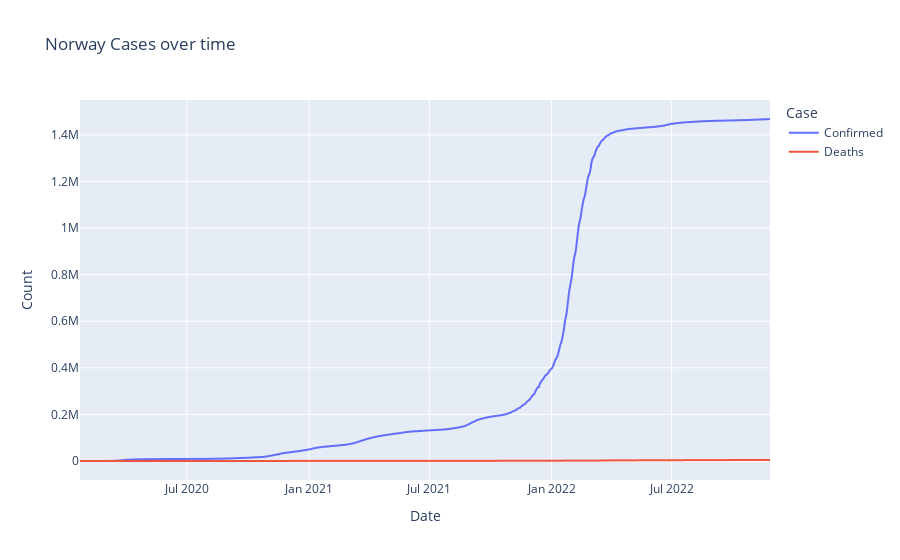

The notebook cell saved with this chart:
### Code cell
# Printing the graph
cdr_graph(norway_data, 'Norway')

### Figure 1 — Plotly figure (JSON) as saved in the notebook; plotly's stock layout.template omitted (floating-point values rounded to 4 significant figures; data arrays with more than 128 entries replaced by an {"elided": "..."} marker saying what was removed)
{"data": [{"hovertemplate": "Case=Confirmed<br>Date=%{x}<br>Count=%{y}<extra></extra>", "legendgroup": "Confirmed", "line": {"color": "#636efa", "dash": "solid"}, "marker": {"symbol": "circle"}, "mode": "lines", "name": "Confirmed", "showlegend": true, "type": "scattergl", "x": {"elided": "1040 str values"}, "xaxis": "x", "y": {"elided": "1040 int values"}, "yaxis": "y"}, {"hovertemplate": "Case=Deaths<br>Date=%{x}<br>Count=%{y}<extra></extra>", "legendgroup": "Deaths", "line": {"color": "#EF553B", "dash": "solid"}, "marker": {"symbol": "circle"}, "mode": "lines", "name": "Deaths", "showlegend": true, "type": "scattergl", "x": {"elided": "1040 str values"}, "xaxis": "x", "y": {"elided": "1040 int values"}, "yaxis": "y"}], "layout": {"legend": {"title": {"text": "Case"}, "tracegroupgap": 0}, "title": {"text": "Norway Cases over time"}, "xaxis": {"anchor": "y", "domain": [0, 1], "title": {"text": "Date"}}, "yaxis": {"anchor": "x", "domain": [0, 1], "title": {"text": "Count"}}}}
